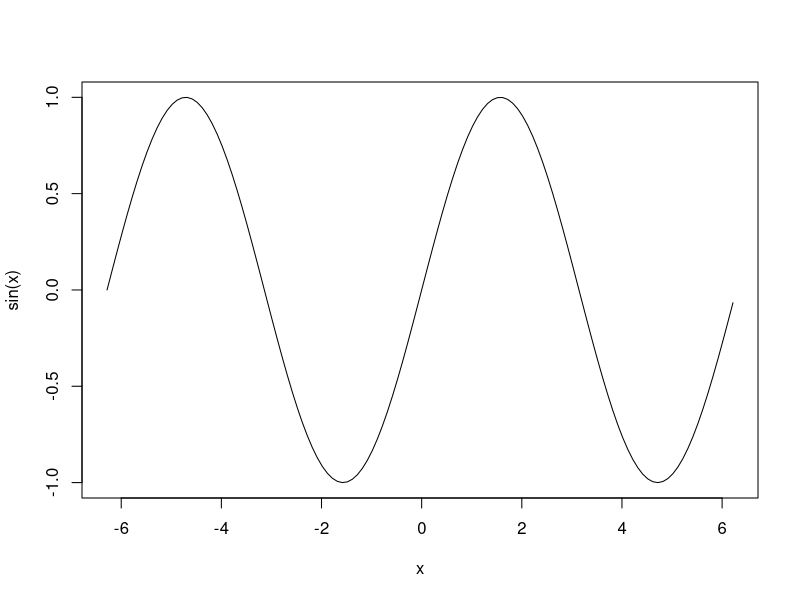
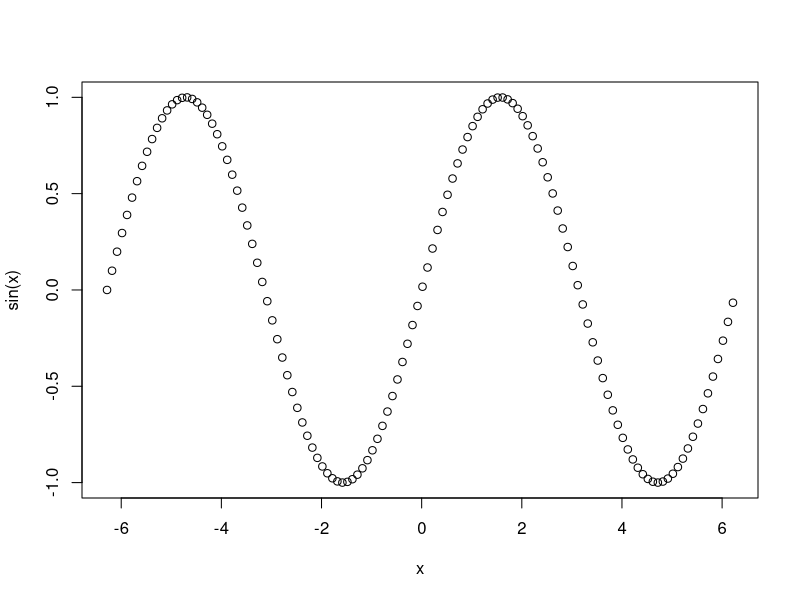
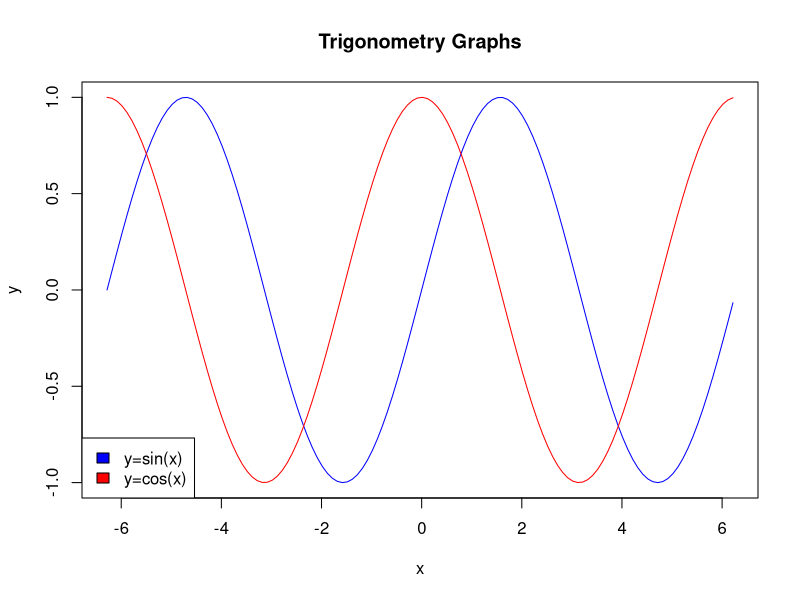
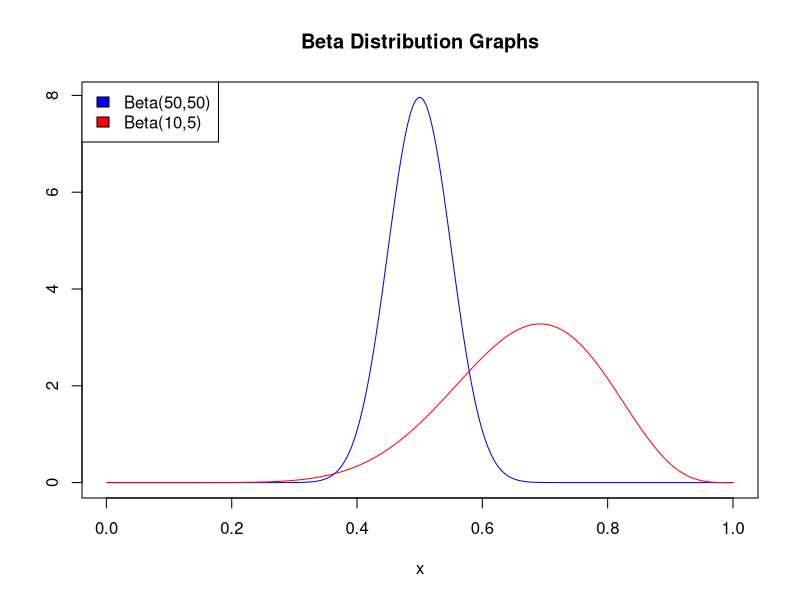

The R script that drew these images, in order:
#domain of functions
x <- seq(-2*pi, 2*pi, 0.1)

#plot sin(x) in line
plot (x, sin(x), type = "l")

#polot sin(x) in scattered dots
plot (x, sin(x))

#combined function graphs
plot(x, sin(x), main="Trigonometry Graphs", ylab="y", type="l", col="blue")

lines(x,cos(x), col="red")

legend("bottomleft", c("y=sin(x)","y=cos(x)"), fill=c("blue","red"))

################################################################################################################################
x <- 1:1000/1000

#plot beta distribution of x in line
plot (x, dbeta(x,50,50), type = "l", main="Beta Distribution Graphs", ylab="", col="blue")

#combined function graphs
lines(x,dbeta(x,10,5), col="red")

legend("topleft", c("Beta(50,50)","Beta(10,5)"), fill=c("blue","red"))